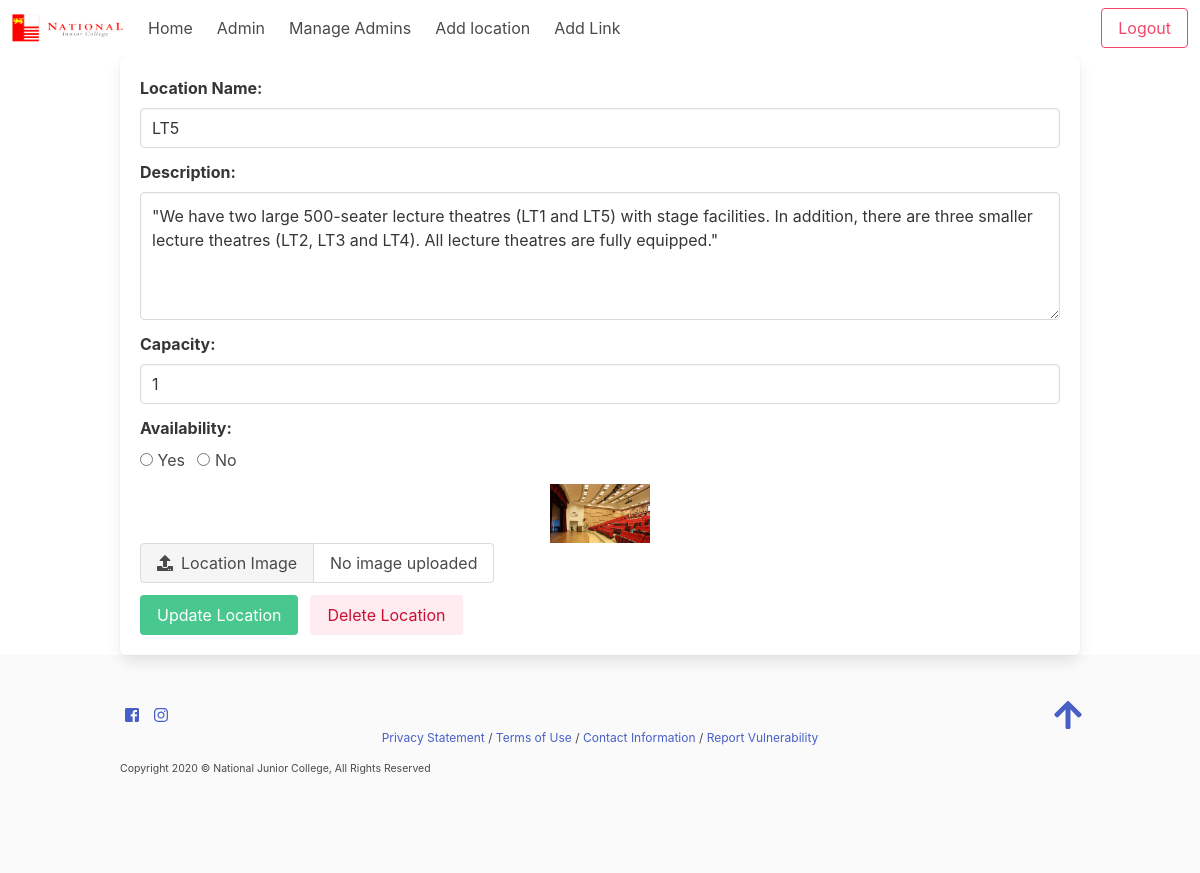
/edit/LT5 (signed in), run on the app's committed database.
### tables this page shows
CREATE TABLE "places" (
	"ID"	INTEGER NOT NULL,
	"Name"	TEXT NOT NULL,
	"Description"	TEXT,
	"Capacity"	INTEGER,
	"Availability"	TEXT,
	"Image"	TEXT,
	PRIMARY KEY("ID" AUTOINCREMENT)
);

### app.py (the view)
@ app.route('/edit/<location>', methods=['GET'])
@login_required
def edit_location(location):
    try:
        con = open_DB()
        cur = con.cursor()
        cur.execute('SELECT * FROM places where name=?', (location,))
        row = cur.fetchone()
        con.close()
    except Exception as e:
        print(str(e))
    return render_template('edit_place.html', place=row, Location=location)

### app.py (called while the page is built)
def open_DB():
    connection = sqlite3.connect(db_path)
    connection.row_factory = sqlite3.Row
    return connection

def login_required(func):
    @wraps(func)
    def decorated_view(*args, **kwargs):
        if not 'logged_in' in session:
            return redirect(url_for('login'))
        return func(*args, **kwargs)
    return decorated_view

### templates/edit_place.html (shortened to what this page needs)
{% extends "base.html" %}
{% block content %}
<div class="box">
    <form action="{{ url_for('update_location', location=place['name']) }}" method="post" enctype="multipart/form-data">
        <div class="field">
            <label class="label">Location Name: </label>
            <div class="control">
                <input type="text" class="input" id="name" name="name" value="{{place['name']}}" required>
            </div>
        </div>
        <div class="field">
            <label class="label">Description: </label>
            <div class="control">
                <textarea id="description" name="description" class="textarea"
                    required>"{{place['description']}}"</textarea>
            </div>
        </div>
        <div class="field">
            <label class="label">Capacity: </label>
            <div class="control">
                <input type="number" class="input" id="capacity" name="capacity" value="{{place['capacity']}}" required>
            </div>
        </div>
        <div class="field">
            <label class="label">Availability: </label>
            <div class="control">
                <label class="radio">
                    <input type="radio" name="availability">
                    Yes
                </label>
                <label class="radio">
                    <input type="radio" name="availability">
                    No
                </label>
            </div>
        </div>
        <div class="field">
            <figure class="image">
                <image src="/static/images/{{ place['image'] }}" style="width:100px;display:block;margin:auto auto" />
            </figure>
            <div id="image" class="file has-name">
                <label class="file-label">
                    <span class="file-cta">
                        <span class="file-icon">
                            <i class="fas fa-upload"></i>
                        </span>
                        <span class="file-label">
                            Location Image
                        </span>
                    </span>
                    <span class="file-name">
                        No image uploaded
                    </span>
                </label>
            </div>
        </div>
        <div class="field is-grouped">
            <div class="control">
                <button class="button is-success" type="submit" name="submit" value="update">Update
                    Location</button>
            </div>
            <div class="control">
                <button class="button is-danger is-light" name="submit" value="delete">Delete
                    Location</button>
            </div>
        </div>
    </form>
</div>
{% endblock %}

### data on the page
places: name "LT5", description "\"We have two large 500-seater lecture theatres (LT1 and LT5) with stage facilities. In addition, there are three smaller lecture theatres (LT2, LT3 and LT4). All lecture theatres are fully equipped.\"", capacity "1", image (picture)
